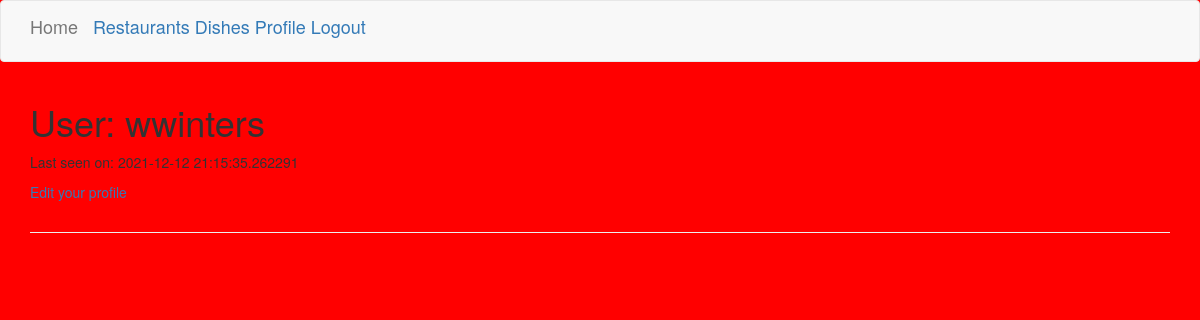
Page /user/wwinters (signed in) on the earlier database version.
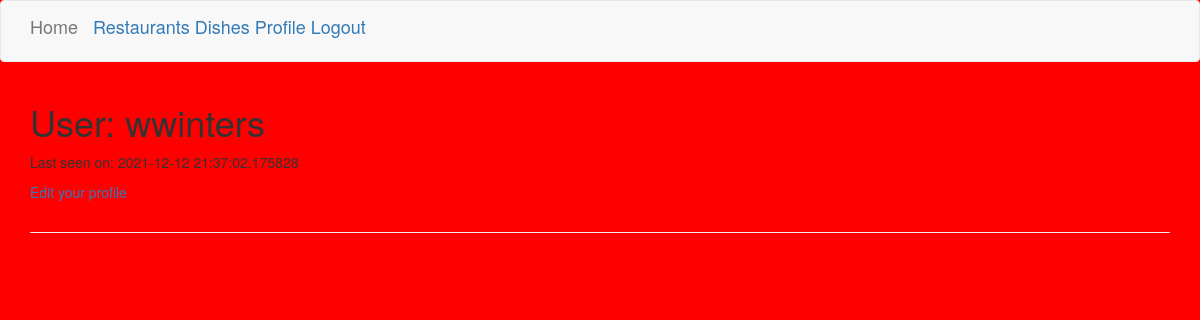
Same page on the later database version.
### app/models.py (models this page shows, shortened)
class User(UserMixin, db.Model):
    id = db.Column(db.Integer, primary_key=True)
    username = db.Column(db.String(64), index=True, unique=True)
    email = db.Column(db.String(120), index=True, unique=True)
    password_hash = db.Column(db.String(128))
    last_seen = db.Column(db.DateTime, default=datetime.utcnow)
    reviews = db.relationship('Review', backref='user', lazy='dynamic')

### app/routes.py (the view)
@app.route('/user/<username>')
@login_required
def user(username):
    user = User.query.filter_by(username=username).first_or_404()
    page = request.args.get('page', 1, type=int)
    reviews = user.reviews.order_by(Review.timestamp.desc()).paginate(
        page, app.config['POSTS_PER_PAGE'], False)
    next_url = url_for('user', username=user.username, page=reviews.next_num) \
        if reviews.has_next else None
    prev_url = url_for('user', username=user.username, page=reviews.prev_num) \
        if reviews.has_prev else None
    form = EmptyForm()
    return render_template('user.html', title=user.username, user=user, reviews=reviews.items,
                           next_url=next_url, prev_url=prev_url, form=form)

### app/models.py (called while the page is built)
@login.user_loader
def load_user(id):
    return User.query.get(int(id))

### app/templates/user.html (shortened to what this page needs)
{% extends "base.html" %}
{% block app_content %}
    <table>
        <tr valign="top">
            <td>
                <h1>User: {{ user.username }}</h1>
                {% if user.last_seen %}<p>Last seen on: {{ user.last_seen }}</p>{% endif %}
                {% if user == current_user %}
                <p><a href="{{ url_for('editprofile') }}">Edit your profile</a></p>
                {% endif %}
            </td>
        </tr>
    </table>
    <hr>
{% endblock %}

Differences in the rows shown:
changed User "wwinters": last_seen "2021-12-12 21:15:35.262291" → "2021-12-12 21:37:02.175828"
